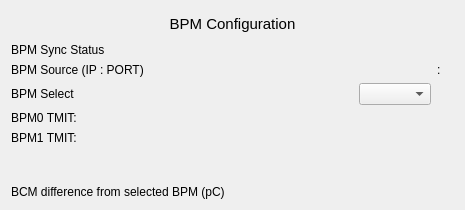
<?xml version="1.0" encoding="UTF-8"?>
<ui version="4.0">
 <class>Form</class>
 <widget class="QWidget" name="Form">
  <property name="geometry">
   <rect>
    <x>0</x>
    <y>0</y>
    <width>465</width>
    <height>210</height>
   </rect>
  </property>
  <property name="windowTitle">
   <string>Form</string>
  </property>
  <layout class="QVBoxLayout" name="verticalLayout_2">
   <item>
    <layout class="QVBoxLayout" name="verticalLayout" stretch="1,6">
     <item>
      <widget class="QLabel" name="label">
       <property name="font">
        <font>
         <pointsize>11</pointsize>
        </font>
       </property>
       <property name="text">
        <string>BPM Configuration</string>
       </property>
       <property name="alignment">
        <set>Qt::AlignCenter</set>
       </property>
      </widget>
     </item>
     <item>
      <layout class="QGridLayout" name="gridLayout">
       <item row="0" column="0">
        <layout class="QGridLayout" name="gridLayout_2" rowstretch="1,0,0,0,0,0,0" columnstretch="15,0,0,0">
         <item row="5" column="0">
          <spacer name="verticalSpacer">
           <property name="orientation">
            <enum>Qt::Vertical</enum>
           </property>
           <property name="sizeHint" stdset="0">
            <size>
             <width>20</width>
             <height>40</height>
            </size>
           </property>
          </spacer>
         </item>
         <item row="1" column="1">
          <widget class="PyDMLabel" name="PyDMLabel">
           <property name="toolTip">
            <string/>
           </property>
           <property name="channel" stdset="0">
            <string>ca://${TYPE}:${AREA}:${POS}:SrvRemoteIp:IpAddr.SVAL</string>
           </property>
          </widget>
         </item>
         <item row="4" column="0">
          <widget class="QLabel" name="label_6">
           <property name="text">
            <string>BPM1 TMIT:</string>
           </property>
          </widget>
         </item>
         <item row="1" column="3">
          <widget class="PyDMLabel" name="PyDMLabel_2">
           <property name="toolTip">
            <string/>
           </property>
           <property name="channel" stdset="0">
            <string>ca://${TYPE}:${AREA}:${POS}:ServerRemotePort</string>
           </property>
          </widget>
         </item>
         <item row="0" column="0">
          <widget class="QLabel" name="label_2">
           <property name="text">
            <string>BPM Sync Status</string>
           </property>
          </widget>
         </item>
         <item row="0" column="1">
          <widget class="PyDMByteIndicator" name="PyDMByteIndicator">
           <property name="sizePolicy">
            <sizepolicy hsizetype="Fixed" vsizetype="Fixed">
             <horstretch>0</horstretch>
             <verstretch>0</verstretch>
            </sizepolicy>
           </property>
           <property name="maximumSize">
            <size>
             <width>16777215</width>
             <height>16777215</height>
            </size>
           </property>
           <property name="toolTip">
            <string/>
           </property>
           <property name="alarmSensitiveBorder" stdset="0">
            <bool>false</bool>
           </property>
           <property name="channel" stdset="0">
            <string>ca://${TYPE}:${AREA}:${POS}:BPMS_SYNC</string>
           </property>
           <property name="onColor" stdset="0">
            <color>
             <red>255</red>
             <green>0</green>
             <blue>0</blue>
            </color>
           </property>
           <property name="offColor" stdset="0">
            <color>
             <red>0</red>
             <green>255</green>
             <blue>0</blue>
            </color>
           </property>
           <property name="showLabels" stdset="0">
            <bool>false</bool>
           </property>
           <property name="labels" stdset="0">
            <stringlist>
             <string>Bit 0</string>
            </stringlist>
           </property>
          </widget>
         </item>
         <item row="2" column="0">
          <widget class="QLabel" name="label_5">
           <property name="text">
            <string>BPM Select</string>
           </property>
          </widget>
         </item>
         <item row="1" column="0">
          <widget class="QLabel" name="label_3">
           <property name="text">
            <string>BPM Source (IP : PORT)</string>
           </property>
          </widget>
         </item>
         <item row="1" column="2">
          <widget class="QLabel" name="label_4">
           <property name="text">
            <string>:</string>
           </property>
          </widget>
         </item>
         <item row="3" column="1">
          <widget class="PyDMLabel" name="PyDMLabel_3">
           <property name="toolTip">
            <string/>
           </property>
           <property name="channel" stdset="0">
            <string>ca://${TYPE}:${AREA}:${POS}:TmitTmit0</string>
           </property>
          </widget>
         </item>
         <item row="2" column="1">
          <widget class="PyDMEnumComboBox" name="PyDMEnumComboBox">
           <property name="toolTip">
            <string/>
           </property>
           <property name="channel" stdset="0">
            <string>ca://${TYPE}:${AREA}:${POS}:BpmSelect</string>
           </property>
          </widget>
         </item>
         <item row="3" column="0">
          <widget class="QLabel" name="label_7">
           <property name="text">
            <string>BPM0 TMIT:</string>
           </property>
          </widget>
         </item>
         <item row="4" column="1">
          <widget class="PyDMLabel" name="PyDMLabel_4">
           <property name="toolTip">
            <string/>
           </property>
           <property name="channel" stdset="0">
            <string>ca://${TYPE}:${AREA}:${POS}:TmitTmit1</string>
           </property>
          </widget>
         </item>
         <item row="6" column="0">
          <widget class="QLabel" name="label_8">
           <property name="text">
            <string>BCM difference from selected BPM (pC)</string>
           </property>
          </widget>
         </item>
         <item row="6" column="1">
          <widget class="PyDMLabel" name="PyDMLabel_5">
           <property name="toolTip">
            <string/>
           </property>
           <property name="channel" stdset="0">
            <string>ca://${TYPE}:${AREA}:${POS}:BCM_BPM_DIFF</string>
           </property>
          </widget>
         </item>
        </layout>
       </item>
      </layout>
     </item>
    </layout>
   </item>
  </layout>
 </widget>
 <customwidgets>
  <customwidget>
   <class>PyDMLabel</class>
   <extends>QLabel</extends>
   <header>pydm.widgets.label</header>
  </customwidget>
  <customwidget>
   <class>PyDMEnumComboBox</class>
   <extends>QComboBox</extends>
   <header>pydm.widgets.enum_combo_box</header>
  </customwidget>
  <customwidget>
   <class>PyDMByteIndicator</class>
   <extends>QWidget</extends>
   <header>pydm.widgets.byte</header>
  </customwidget>
 </customwidgets>
 <resources/>
 <connections/>
</ui>
